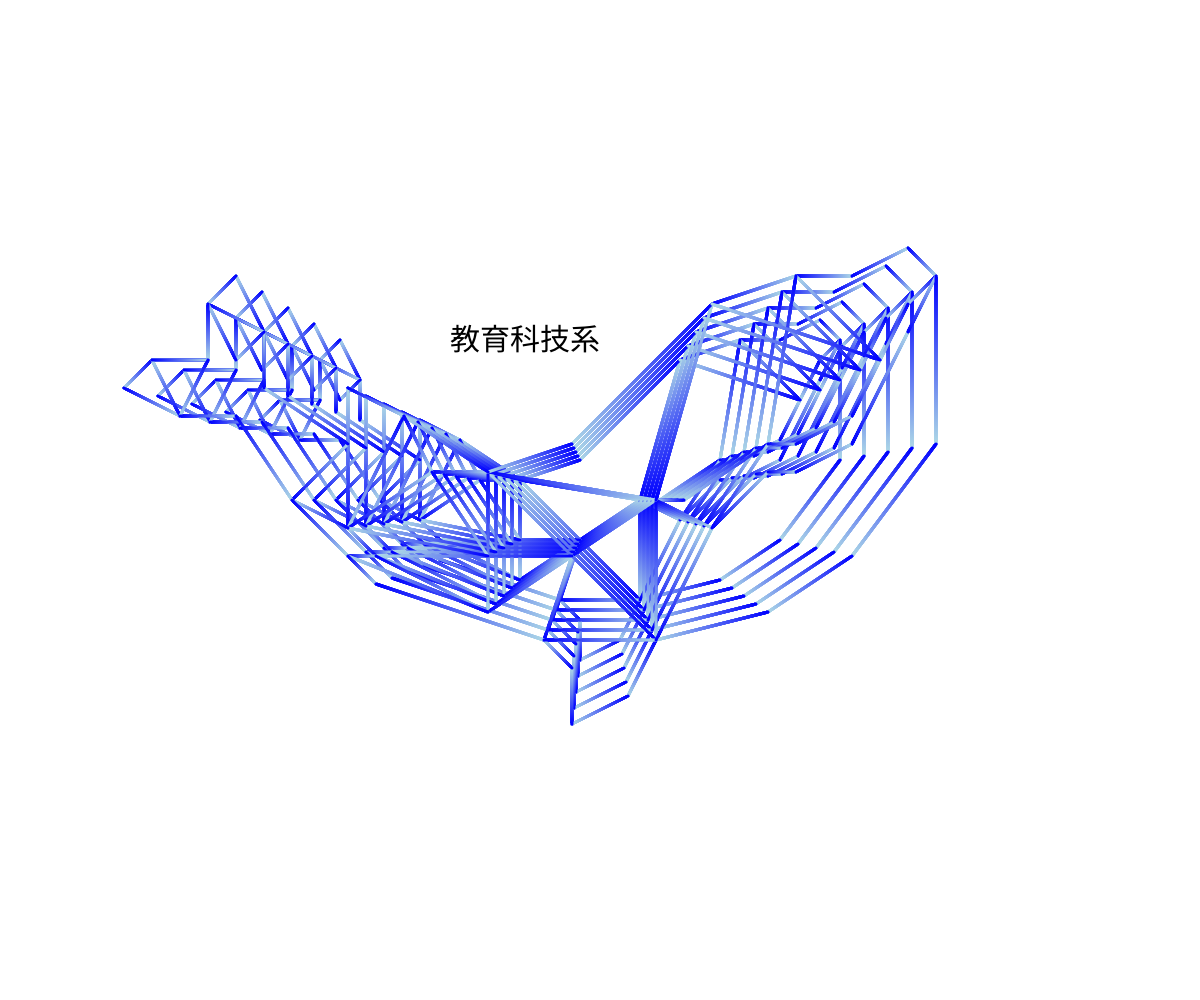
Frame 1 (no input)
Frame 60 (no input): identical to frame 1, image omitted
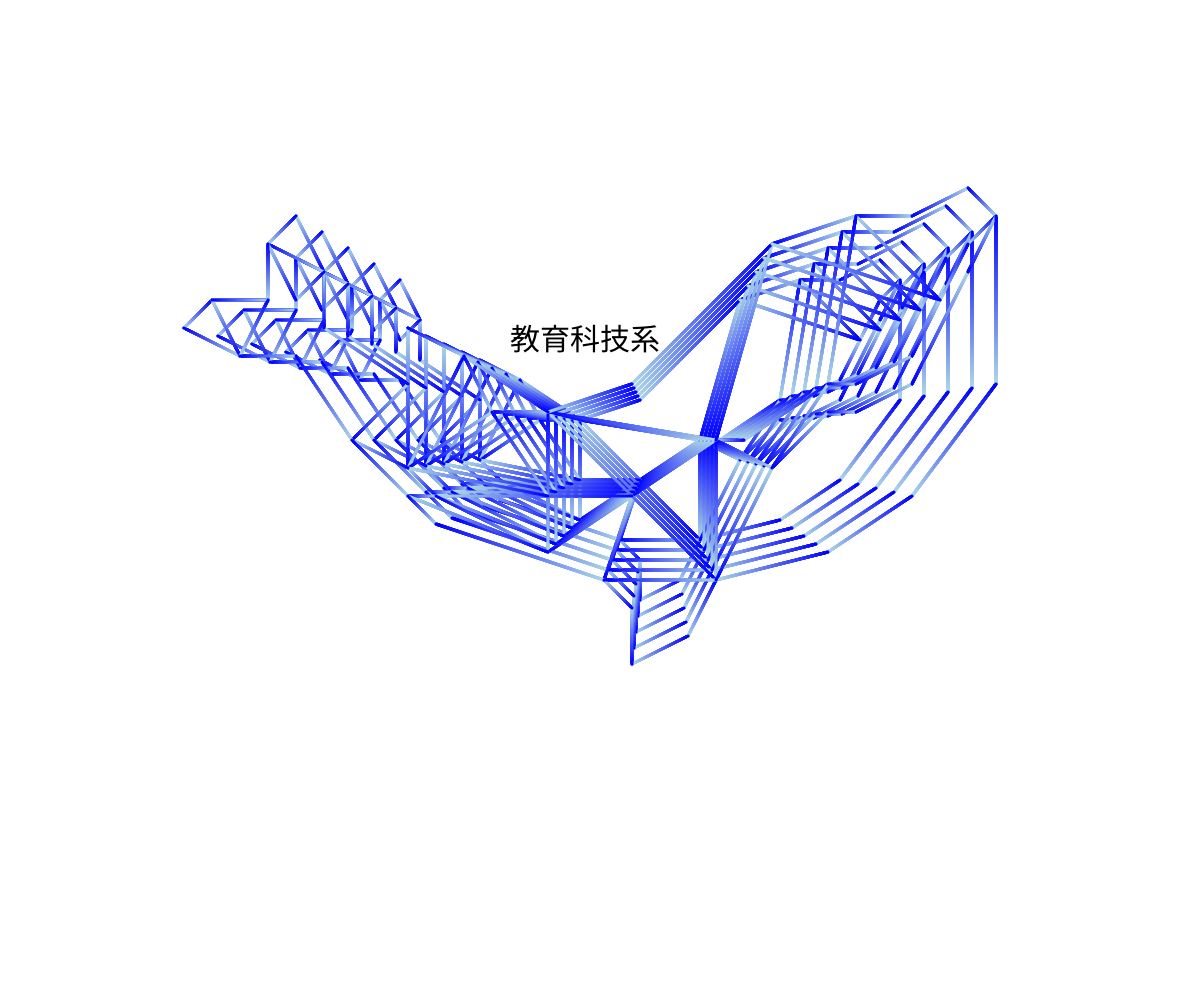
Frame 120 (the mouse pressed at the canvas centre since frame 60)

The p5.js sketch that drew these frames (run headless with seeded random() and noise() and a simulated clock; from frame 60 on, the mouse is pressed at the canvas centre):

// p5.js sketch
// ── sketch.js
let points1 = [[4,7], [7,8], [9,8],[11,9],[12,8],[11,7],[10,5],[7,8],[6,2],[3,0],[2,0],[4,-1], [6,1], [7,1],[9,2],[11,6],[12,8],[12,2],[9,-2],[6,-4],[2,-5],[1,-7],[-1,-8], [-1,-6], [-2,-5],[-1,-2],[2,0],[2,-5],[-4,1],[2,0],[4,7],[-1,2],[-4,1],[-4,-4], [-1,-2], [-8,-2],[-9,-1],[-9,4],[-7,3],[-9,-1],[-6,1],[-4,1],[-7,3],[-6,1],[-4,-2], [-9,-1], [-11,0],[-9,2],[-12,4],[-12,6],[-13,8],[-14,7],[-12,6],[-13,5],[-14,7],[-14,5], [-16,5], [-17,4],[-15,3],[-16,5],[-14,5],[-15,3],[-13,3],[-11,0],[-9,-2],[-8,-2],[-4,-4], [-9,-2], [-8,-3],[-2,-5],[2,-5],[4,-1],[6,2],[7,2],[9,3],[10,5]]; //list資料，
let points2 = [[4,7], [7,8], [9,8],[11,9],[12,8],[11,7],[10,5],[7,8],[6,2],[3,0],[2,0],[4,-1], [6,1], [7,1],[9,2],[11,6],[12,8],[12,2],[9,-2],[6,-4],[2,-5],[1,-7],[-1,-8], [-1,-6], [-2,-5],[-1,-2],[2,0],[2,-5],[-4,1],[2,0],[4,7],[-1,2],[-4,1],[-4,-4], [-1,-2], [-8,-2],[-9,-1],[-9,4],[-7,3],[-9,-1],[-6,1],[-4,1],[-7,3],[-6,1],[-4,-2], [-9,-1], [-11,0],[-9,2],[-12,4],[-12,6],[-13,8],[-14,7],[-12,6],[-13,5],[-14,7],[-14,5], [-16,5], [-17,4],[-15,3],[-16,5],[-14,5],[-15,3],[-13,3],[-11,0],[-9,-2],[-8,-2],[-4,-4], [-9,-2], [-8,-3],[-2,-5],[2,-5],[4,-1],[6,2],[7,2],[9,3],[10,5]];
let points3 = [[4,7], [7,8], [9,8],[11,9],[12,8],[11,7],[10,5],[7,8],[6,2],[3,0],[2,0],[4,-1], [6,1], [7,1],[9,2],[11,6],[12,8],[12,2],[9,-2],[6,-4],[2,-5],[1,-7],[-1,-8], [-1,-6], [-2,-5],[-1,-2],[2,0],[2,-5],[-4,1],[2,0],[4,7],[-1,2],[-4,1],[-4,-4], [-1,-2], [-8,-2],[-9,-1],[-9,4],[-7,3],[-9,-1],[-6,1],[-4,1],[-7,3],[-6,1],[-4,-2], [-9,-1], [-11,0],[-9,2],[-12,4],[-12,6],[-13,8],[-14,7],[-12,6],[-13,5],[-14,7],[-14,5], [-16,5], [-17,4],[-15,3],[-16,5],[-14,5],[-15,3],[-13,3],[-11,0],[-9,-2],[-8,-2],[-4,-4], [-9,-2], [-8,-3],[-2,-5],[2,-5],[4,-1],[6,2],[7,2],[9,3],[10,5]];
let points4 = [[4,7], [7,8], [9,8],[11,9],[12,8],[11,7],[10,5],[7,8],[6,2],[3,0],[2,0],[4,-1], [6,1], [7,1],[9,2],[11,6],[12,8],[12,2],[9,-2],[6,-4],[2,-5],[1,-7],[-1,-8], [-1,-6], [-2,-5],[-1,-2],[2,0],[2,-5],[-4,1],[2,0],[4,7],[-1,2],[-4,1],[-4,-4], [-1,-2], [-8,-2],[-9,-1],[-9,4],[-7,3],[-9,-1],[-6,1],[-4,1],[-7,3],[-6,1],[-4,-2], [-9,-1], [-11,0],[-9,2],[-12,4],[-12,6],[-13,8],[-14,7],[-12,6],[-13,5],[-14,7],[-14,5], [-16,5], [-17,4],[-15,3],[-16,5],[-14,5],[-15,3],[-13,3],[-11,0],[-9,-2],[-8,-2],[-4,-4], [-9,-2], [-8,-3],[-2,-5],[2,-5],[4,-1],[6,2],[7,2],[9,3],[10,5]];
let points5 = [[4,7], [7,8], [9,8],[11,9],[12,8],[11,7],[10,5],[7,8],[6,2],[3,0],[2,0],[4,-1], [6,1], [7,1],[9,2],[11,6],[12,8],[12,2],[9,-2],[6,-4],[2,-5],[1,-7],[-1,-8], [-1,-6], [-2,-5],[-1,-2],[2,0],[2,-5],[-4,1],[2,0],[4,7],[-1,2],[-4,1],[-4,-4], [-1,-2], [-8,-2],[-9,-1],[-9,4],[-7,3],[-9,-1],[-6,1],[-4,1],[-7,3],[-6,1],[-4,-2], [-9,-1], [-11,0],[-9,2],[-12,4],[-12,6],[-13,8],[-14,7],[-12,6],[-13,5],[-14,7],[-14,5], [-16,5], [-17,4],[-15,3],[-16,5],[-14,5],[-15,3],[-13,3],[-11,0],[-9,-2],[-8,-2],[-4,-4], [-9,-2], [-8,-3],[-2,-5],[2,-5],[4,-1],[6,2],[7,2],[9,3],[10,5]];
let ctx
var clo1='blue'
var clo2='lightblue'
var m_num=1
function setup() {   //只會執行一次的函數
  createCanvas(windowWidth, windowHeight); //設定一個畫布，寬為整個視窗的寬度windowWidth，高度為整個視窗的高度windowHeight
  for (let i = 0; i < points1.length; i++) {
    for (let j = 0; j < points1[i].length; j++) {
      points1[i][j] = points1[i][j] * 20;
    }
  }
  for (let i = 0; i < points2.length; i++) {
    for (let j = 0; j < points2[i].length; j++) {
      points2[i][j] = points2[i][j] * 22;
    }
  }
  for (let i = 0; i < points3.length; i++) {
    for (let j = 0; j < points3[i].length; j++) {
      points3[i][j] = points3[i][j] * 24;
    }
  }
  for (let i = 0; i < points4.length; i++) {
    for (let j = 0; j < points4[i].length; j++) {
      points4[i][j] = points4[i][j] * 26;
    }
  }
  for (let i = 0; i < points5.length; i++) {
    for (let j = 0; j < points5[i].length; j++) {
      points5[i][j] = points5[i][j] * 28;
    }
  }
  ctx = canvas.getContext('2d');
	ctx.lineWidth = 3;
	ctx.lineCap = 'round'
}
function draw() {
  background(255);
  translate(width/2, height/2); //原本原點在左上角，利用這指令把原點放到視窗的中心
  textSize(30)  //文字大小
  text("教育科技系",-150+mouseX/10,-150)  //顯示文字
  scale(1, -1);  //上下翻轉
 for(let m = 0; m <m_num ; m++){
   draw_line(points1[points1.length-1][0],points1[points1.length-1][1])*10
 }
 for(let m = 0; m <m_num ; m++){
  draw_line(points2[points2.length-1][0],points2[points2.length-1][1])*10
}
for(let m = 0; m <m_num ; m++){
  draw_line(points3[points3.length-1][0],points3[points3.length-1][1])*10
}
for(let m = 0; m <m_num ; m++){
  draw_line(points4[points4.length-1][0],points4[points4.length-1][1])*10
}
for(let m = 0; m <m_num ; m++){
  draw_line(points5[points5.length-1][0],points5[points5.length-1][1])*10
}
}
function draw_line(){
  for(let i = 0; i <points1.length-1 ; i++){
    gradientLine(ctx, points1[i][0]+mouseX/10, points1[i][1]+mouseX/10, points1[i+1][0]+mouseX/10, points1[i+1][1]+mouseX/10, clo1, clo2)
  }
  gradientLine(ctx, points1[points1.length-1][0]+mouseX/10, points1[points1.length-1][1]+mouseX/10, points1[0][0]+mouseX/10, points1[0][1]+mouseX/10, clo1, clo2)
  for(let i = 0; i <points2.length-1 ; i++){
    gradientLine(ctx, points2[i][0]+mouseX/10, points2[i][1]+mouseX/10, points2[i+1][0]+mouseX/10, points2[i+1][1]+mouseX/10, clo1, clo2)
  }
  gradientLine(ctx, points2[points2.length-1][0]+mouseX/10, points2[points2.length-1][1]+mouseX/10, points2[0][0]+mouseX/10, points2[0][1]+mouseX/10, clo1, clo2)
  for(let i = 0; i <points3.length-1 ; i++){
    gradientLine(ctx, points3[i][0]+mouseX/10, points3[i][1]+mouseX/10, points3[i+1][0]+mouseX/10, points3[i+1][1]+mouseX/10, clo1, clo2)
  }
  gradientLine(ctx, points3[points3.length-1][0]+mouseX/10, points3[points3.length-1][1]+mouseX/10, points3[0][0]+mouseX/10, points3[0][1]+mouseX/10, clo1, clo2)
  for(let i = 0; i <points4.length-1 ; i++){
    gradientLine(ctx, points4[i][0]+mouseX/10, points4[i][1]+mouseX/10, points4[i+1][0]+mouseX/10, points4[i+1][1]+mouseX/10, clo1, clo2)
  }
  gradientLine(ctx, points4[points4.length-1][0]+mouseX/10, points4[points1.length-1][1]+mouseX/10, points4[0][0]+mouseX/10, points4[0][1]+mouseX/10, clo1, clo2)
  for(let i = 0; i <points5.length-1 ; i++){
    gradientLine(ctx, points5[i][0]+mouseX/10, points5[i][1]+mouseX/10, points5[i+1][0]+mouseX/10, points5[i+1][1]+mouseX/10, clo1, clo2)
  }
  gradientLine(ctx, points5[points1.length-1][0]+mouseX/10, points5[points1.length-1][1]+mouseX/10, points5[0][0]+mouseX/10, points5[0][1]+mouseX/10, clo1, clo2)
  
}
function gradientLine(ctx, x1, y1, x2, y2, c1, c2) {
  const gradient = ctx.createLinearGradient(x1, y1, x2, y2);
  gradient.addColorStop(0, c1);
  gradient.addColorStop(1, c2);
  ctx.strokeStyle = gradient;

  ctx.beginPath();
  ctx.moveTo(x1, y1);
  ctx.lineTo(x2, y2);
  ctx.stroke();
}
